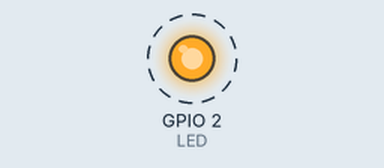
A program run on a simulated ESP32. On the bench: output pins drawn as LEDs (lit = HIGH). Dashed ring = blinking. What the program prints to the serial monitor is not drawn.

Above: at 0.2 s.
Timing chart, 0 to 3.0 s (numbered marks = the images above):
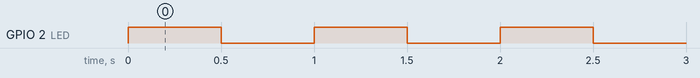

The program:

main.cpp
```cpp
/**************************************
* Exemplo para demonstrar po uso de grupo de eventos
* Por: Flávio Sanches
* Data: 01/2026
***************************************/
/*Biblioteca do Arduino*/
#include <Arduino.h>
/*Biblioteca do FreeRTOS*/
#include <freertos/FreeRTOS.h>
#include <freertos/task.h>
#include <freertos/timers.h>
#include <freertos/event_groups.h>

#define LED 2
#define TASK1_FLAG (1<<0) //1
#define TASK2_FLAG (1<<1) //10


TaskHandle_t xTask1Handle, xTask2Handle;

TaskHandle_t xTimer;

EventGroupHandle_t xEventos;

void vTask1(void *pvParameters);
void vTask2(void *pvParameters);
void callbackTimer1(TimerHandle_t pxTimer);

int tempo = 0;

void setup(){
  Serial.begin(9600);
  pinMode(LED, OUTPUT);

  xEventos = xEventGroupCreate();

  xTimer = xTimerCreate("TIMER1", pdMS_TO_TICKS(1000), pdTRUE, 0,callbackTimer1);
  xTaskCreate(vTask1, "Task1", configMINIMAL_STACK_SIZE+1024, NULL, 1, &xTask1Handle);
  xTaskCreate(vTask2, "Task2", configMINIMAL_STACK_SIZE+1024, NULL, 1, &xTask2Handle);

  xTimerStart(xTimer, 0);
}

void loop(){
  digitalWrite(LED, !digitalRead(LED));
  vTaskDelay(pdMS_TO_TICKS(500));
}

void vTask1(void *pvParameters){
  EventBits_t xBits;
  while(1)
  {
    xBits = xEventGroupWaitBits(xEventos,TASK1_FLAG,pdTRUE,pdTRUE,portMAX_DELAY );
    Serial.println("Task 1 saiu do estado de bloqueio: "+String(xBits));
  }
}
void vTask2(void *pvParameters){
  EventBits_t xBits;
  while(1)
  {
    xBits = xEventGroupWaitBits(xEventos,TASK2_FLAG,pdTRUE,pdTRUE,portMAX_DELAY );
    Serial.println("Task 2 saiu do estado de bloqueio: "+String(xBits));
  }
}
void callbackTimer1(TimerHandle_t pxTimer){
  tempo++;
  if(tempo == 5){
    xEventGroupSetBits(xEventos,TASK1_FLAG);
  }else if(tempo == 10){
    xEventGroupSetBits(xEventos,TASK2_FLAG);
  }
  else if (tempo == 15){
    xEventGroupSetBits(xEventos,TASK1_FLAG | TASK2_FLAG);
    tempo = 0;
  }
}
```

Measured:
- by itself, GPIO 2 (LED): alternates HIGH for 0.50 s and LOW for 0.50 s
